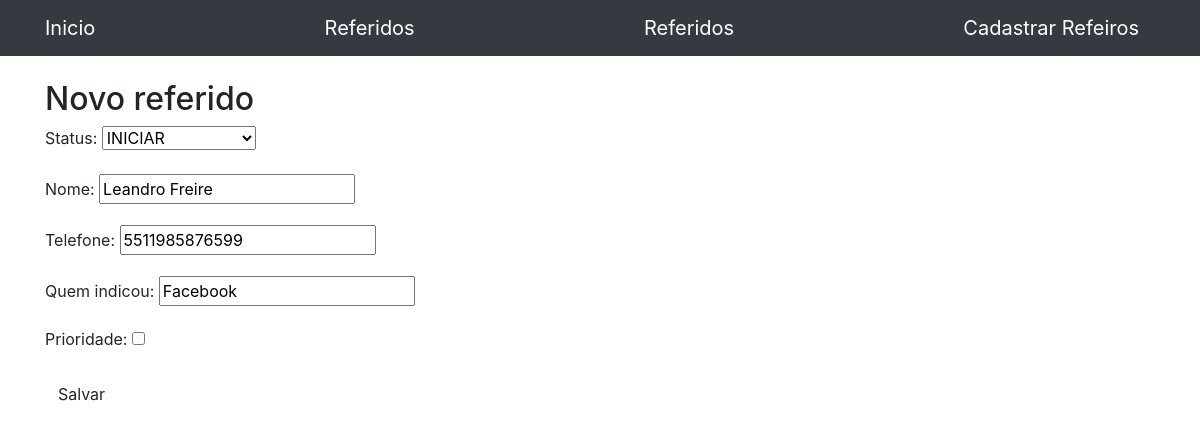
Page /referidos/1/edit (signed in) on the earlier database version.
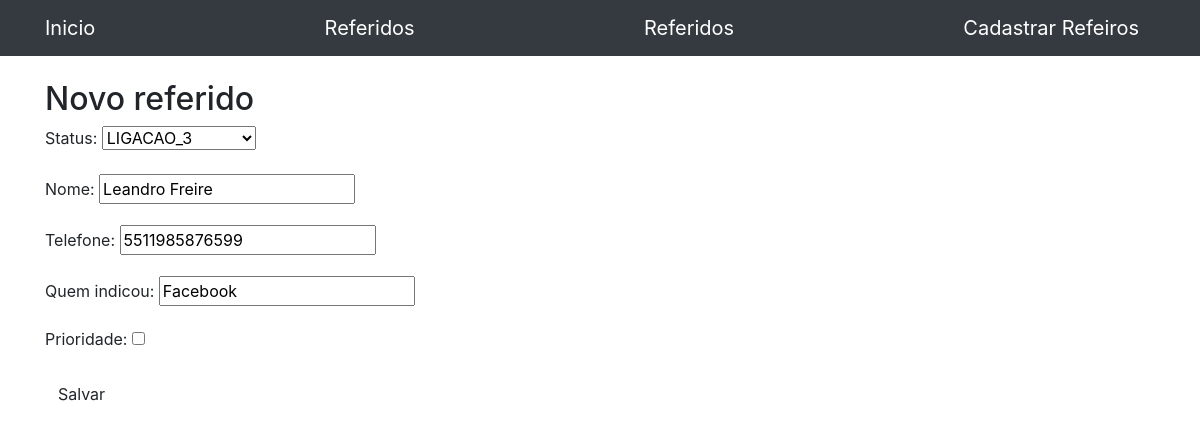
Same page on the later database version.
### referidos/models.py (models this page shows, shortened)
class Referido(models.Model):
    nome = models.CharField(max_length=200)
    telefone = models.CharField(max_length=200)
    prioridade = models.BooleanField()
    status = models.CharField(max_length=200, choices=STATUS_REFERIDOS, default='Iniciar')
    data_agendamento = models.DateTimeField(null=True, blank=True)
    quem_indicou = models.CharField(max_length=200, default='')

### referidos/views.py (the view)
# urls.py: path('referidos/<int:pk>/edit', views.referido_edit, name="referido_edit"),
def referido_edit(request, pk):
    post = get_object_or_404(Referido, pk=pk)
    if request.method == "POST":
        form = ReferidoForm(request.POST, instance=post)
        if form.is_valid():
            referido = form.save(commit=False)
            referido.save()
            return redirect('referidos')
    else:
        form = ReferidoForm(instance=post)
    return render(request, 'referidos/referidos_form.html', {'form': form})

### referidos/forms.py
class ReferidoForm(forms.ModelForm):
    class Meta:
        model = Referido
        fields = {'quem_indicou', 'nome', 'telefone', 'prioridade', 'status'}

### referidos/templates/referidos/referidos_form.html (shortened to what this page needs)
{% extends 'referidos/base.html' %}
{% block content %}
    <h2>Novo referido</h2>
   <form method="POST" class="">
        {{ form.as_p }}
        <button type="submit" class="save btn btn´default">Salvar</button>
    </form>
{% endblock %}

### referidos/templates/referidos/base.html (shortened to what this page needs)
{% load static %}
<html lang="en">
<head>
    <link rel="stylesheet" href="https://stackpath.bootstrapcdn.com/bootstrap/4.3.1/css/bootstrap.min.css">
</head>
<body>
    <div class="">
        <nav class="navbar navbar-dark bg-dark">
          <div class="container">
              <a class="navbar-brand" href="/">Inicio</a>
              <a class="navbar-brand" href="/referidos">Referidos</a>
              {% if user.is_authenticated %}
              <a class="navbar-brand" href="/referidos">Referidos</a>
              <a class="navbar-brand" href="{% url 'referido_new' %}">Cadastrar Refeiros</a>
              {% endif %}
          </div>
        </nav>
    </div>
    <div class="container">
        <br>
        {% block content %}
        {% endblock %}
    </div>
</body>
</html>

Differences in the rows shown:
changed Referido "Leandro Freire": status "INICIAR" → "LIGACAO_3"
